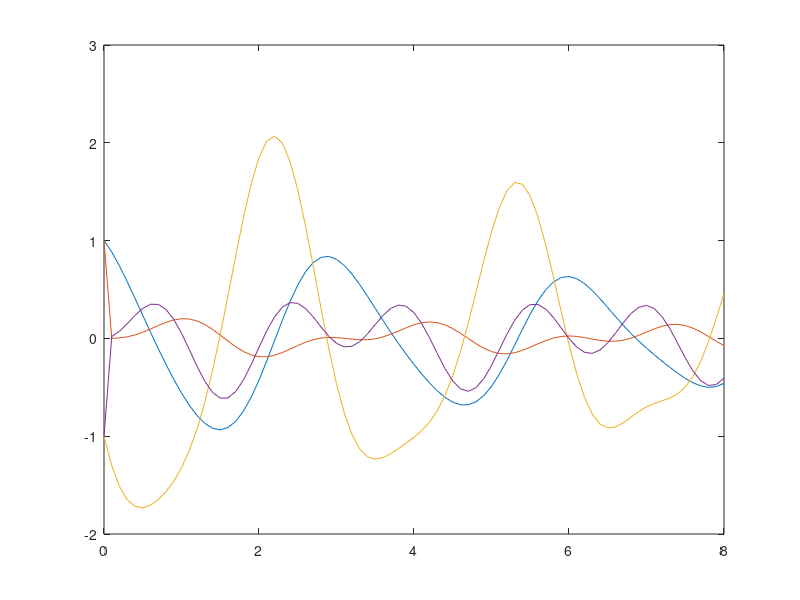

Write the MATLAB code that produced this figure. (Note: this script raises an error after producing the figure.)
clc;        % Clear command line
clear;      % Clear workspace variables
close all   % Closes open figures 
%% Part 2

%{
    Define the f(t, y) function for Part 2.
    Input:
    t: Time step, a scalar
    y: Numerical solution of the current step, 2-element vector, [displacement, velocity]
    Output:
    A 2-element vector as derivative of y
%}

%--------------------------------------------------------------------------
% TODO: Implement the function f(t,y)
%--------------------------------------------------------------------------

w1 = 2;
z1 = 0.05;
k1 = 2;
f=@(t,y)[y(2), sin(k1*w1*t)-(2*z1*w1*y(2))-(w1^2)*y(1)];
N = 81;
y = zeros(N,2);
y(1,:) = [1,-1];
times = linspace(0.0, 8.0, N);
h = 0.1;
for i = 1:N-1
t = i*h;
k1 = f(t, y(i,:));
k2 = f(t+h/2, y(i,:)+k1*h/2);
y(i+1,:) = y(i,:) + k2*h;
disp( y(i,:))
end
disp( y(i+1,:))
%---------------------------------------------------------------------
% Set up for Part 2
%---------------------------------------------------------------------

tf = 8;                    % Final time for part 2
y0 = [0.,0.];              % Initial condition
%--------------------------------------------------------------------------
% TODO: Compute the analytical solution
% HINT: 1. Use the vector calculation wisely to avoid for-loops
%       2. Define variables for coefficients to simplify the expressions
%--------------------------------------------------------------------------
ya1 = 0;    % The displacement
ya2 = 0;    % The velocity
x_0 = 0;
xdot1_0 = 0;
w1 = 2;
z1 = 0.05;
k1 = 2;
wd = w1*(sqrt(1-(z1^2)));
% Constants
format long
H = (w1^2)-((k1^2)*(w1^2));
E = 2*z1*(w1^2)*(k1);
A1 = -E/((H^2)+(E^2));
B1 = H/((H^2)+(E^2));
C1 = x_0-A1;
C2 = ((xdot1_0) + (z1 * w1 * (x_0 - A1)) - (B1 * k1 * w1))/(wd);


% Analytic Solution
N = 81;
anal_arr = zeros(N,2);
anal_arr(1,:) = [1,-1];
for i2= 1:N-1
t2 = 0.1*i2;
x = exp(-z1*w1*t2)*(C1*cos(wd*t2) + C2*sin(wd*t2)) + A1*cos(k1*w1*t2) +B1*sin(k1*w1*t2);
anal_arr(i2+1,1) = x;
x_prime = (-z1)*w1*exp(-z1*w1*t2)*(C1*cos(wd*t2)+C2*sin(wd*t2)) +wd*exp(-z1*w1*t2)*(-C1*sin(wd*t2)+C2*cos(wd*t2)) + k1*w1*B1*cos(k1*w1*t2) -k1*w1*A1*sin(k1*w1*t2);
anal_arr(i2+1,2) = x_prime;
end

%--------------------------------------------------------------------------
% Part 2(1) & (2)
%--------------------------------------------------------------------------
% This generates the numerical solution using RK2
% function [t, y] = rk2(y0,f1 tf, dt);
f=@(t,y)[y(2), sin(2*w1*t)-(w1^2)*y(1)-(2*z1*w1*y(2))];
% f=@(t,y)[y(2), -(w1^2)*y(1)-(2*z1*w1*y(2))];
y = zeros(N,2);
y(1,:) = [1,-1];
times = linspace(0.0, 8.0, N);
h = 0.1;
for i = 1:N-1
t = i*h;
k1 = f(t, y(i,:));
k2 = f(t+h/2, y(i,:)+k1*h/2);
y(i+1,:) = y(i,:) + k2*h;
end


% Generate the numerical solution using ode45 in MATLAB.
t3 = 0;
y3 = 0;

%--------------------------------------------------------------------------
% TODO: Process and plot the results
%--------------------------------------------------------------------------
disp( y(i+1,:))
disp(anal_arr(N,:))
plot(times, y(:,1))
hold on
plot(times, anal_arr(:,1))
hold on
plot(times, y(:,2))
hold on
plot(times, anal_arr(:,2))

%--------------------------------------------------------------------------
% Part 2(3)
%--------------------------------------------------------------------------                                  
Nh = 8;                            % The number of step sizes to check
yr = [ ya1(end); ya2(end) ];       % Exact solution at last time step

hs = zeros(Nh,1);                  % Allocate the array for step sizes
es = zeros(Nh,1);                  % Allocate the array for errors.
for ii = 1:Nh
   plt = 0.1/2^(ii-1);            % Halving the step size each time 

    %----------------------------------------------------------------------
    % TODO: Implement the rest of the loop
    %----------------------------------------------------------------------
    % You need to call rk2 using the step size h
    % And then record the step size (in hs) and the numerical error (in es)
end

%--------------------------------------------------------------------------
% TODO: Process and plot the results
%--------------------------------------------------------------------------
% Here is an example code for the log-log plot revealing the order of
% accuracy
% er = es(end)*(hs/hs(end)).^2;
% fig2 = figure(2);
% plt = loglog(hs, es, 'b-',...
%        hs, er, 'r--');
% legend([plt(1), plt(2)], {'RK2', '2nd-order reference'},...
%         'Location', 'SouthEast')
% xlabel('Step Size')
% ylabel('Error')
% exportgraphics(fig2, './pics/p23.png', 'Resolution', 300,...
%                                        'BackgroundColor', 'white');
%% Part 3 (1)

z3 = 0.05;  % Initial zeta for part 3
o3 = 100;   % Omega for part 3
h = 0.001;  % Time step for part 3   

f3 = @(t,y) [0.0; 0.0];   % Function to be integrated for part 3


%--------------------------------------------------------------------------
% Setup for Part 3
%--------------------------------------------------------------------------

tf3 = 0.2;      % Final time for Part 3
y0 = [0.,0.];   % Time step for Part 3
T0 = 1;         % T0 for part 3
zmax = 2.0;     % Max zeta value
dz = 0.1;       % Time steps for zeta values

%--------------------------------------------------------------------------
% TODO: Analyze, design and plot the results.
%--------------------------------------------------------------------------

f=@(t,y)[y(2), sin(k*w1*t)-(2*z1*w1*y(2))-(w1^2)*y(1)];
N = 81;
y = zeros(N,2);
y(1,:) = [1,-1];
anal_arr = zeros(N,2);
anal_arr(1,:) = [1,-1];
t = linspace(0.0, 8.0, N);
error_arr = [0.2,0.1,0.05,0.01,0.005,0.001,0.0005,0.0001; 0,0,0,0,0,0,0,0];
for count = 1:8
h = error_arr(1,count);
for i = 1:N-1
t = i*h;
k1 = f(t, y(i,:));
k2 = f(t+h/2, y(i,:)+k1*h/2);
y(i+1,:) = y(i,:) + k2*h;
end
for i2= 1:N-1
t2 = h*i2;
x = exp(-z1*w1*t2)*(C1*cos(wd*t2) + C2*sin(wd*t2)) + A1*cos(k*w1*t2) + B1*sin(k*w1*t2);
anal_arr(i2+1,1) = x;
x_prime = (-z1)*w1*exp(-z1*w1*t2)*(C1*cos(wd*t2)+C2*sin(wd*t2)) +wd*exp(-z1*w1*t2)*(-C1*sin(wd*t2)+C2*cos(wd*t2)) + k*w1*B1*cos(k*w1*t2) -k*w1*A1*sin(k*w1*t2);
anal_arr(i2+1,2) = x_prime;
end
error_total = abs(((anal_arr(i2+1,1))^2 + (anal_arr(i2+1,2))^2)^0.5 - ((y(i+1,1))^2 +(y(i+1,2))^2)^0.5);
error_arr(2,count) = (error_total);
end
disp(error_arr)
%% Problem 3_1
w1 = 2;
z1 = 0;
k1 = 2;
f=@(t,y)[y(2), -(2*z1*w1*y(2))-(w1^2)*y(1)];
N = 401;
y = zeros(N,2);
y(1,:) = [1,-1];
times = linspace(0.0, 40.0, N);
h = 0.1;
% RK2
for i = 1:N-1
t = i*h;
k1 = f(t, y(i,:));
k2 = f(t+h/2, y(i,:)+k1*h/2);
y(i+1,:) = y(i,:) + k2*h;
yt = y(i,:);



end

plot(times, y(:,1))
hold on
plot(times, y(:,2))



for i = 1:N-1
t = i*h;
k1 = f(t, y(i,:));
k2 = f(t+(h/2), y(i,:)+(k1*h/2));
k3= f(t+(h/2), y(i,:)+(k2*h/2));
k4= f(t+h, y(i,:)+(k3*h));
y(i+1,:) = y(i,:) + ((1/6)*(k1+(2*k2)+(2*k3)+k4)*h);
rt = y(i,:);
% disp("RK4 y(i,:) = ")
% disp( y(i,:))
end
% disp("RK4 y(i+1,:) = ")
% disp( y(i+1,:))
plot(times, y(:,1))
hold on
plot(times, y(:,2))
